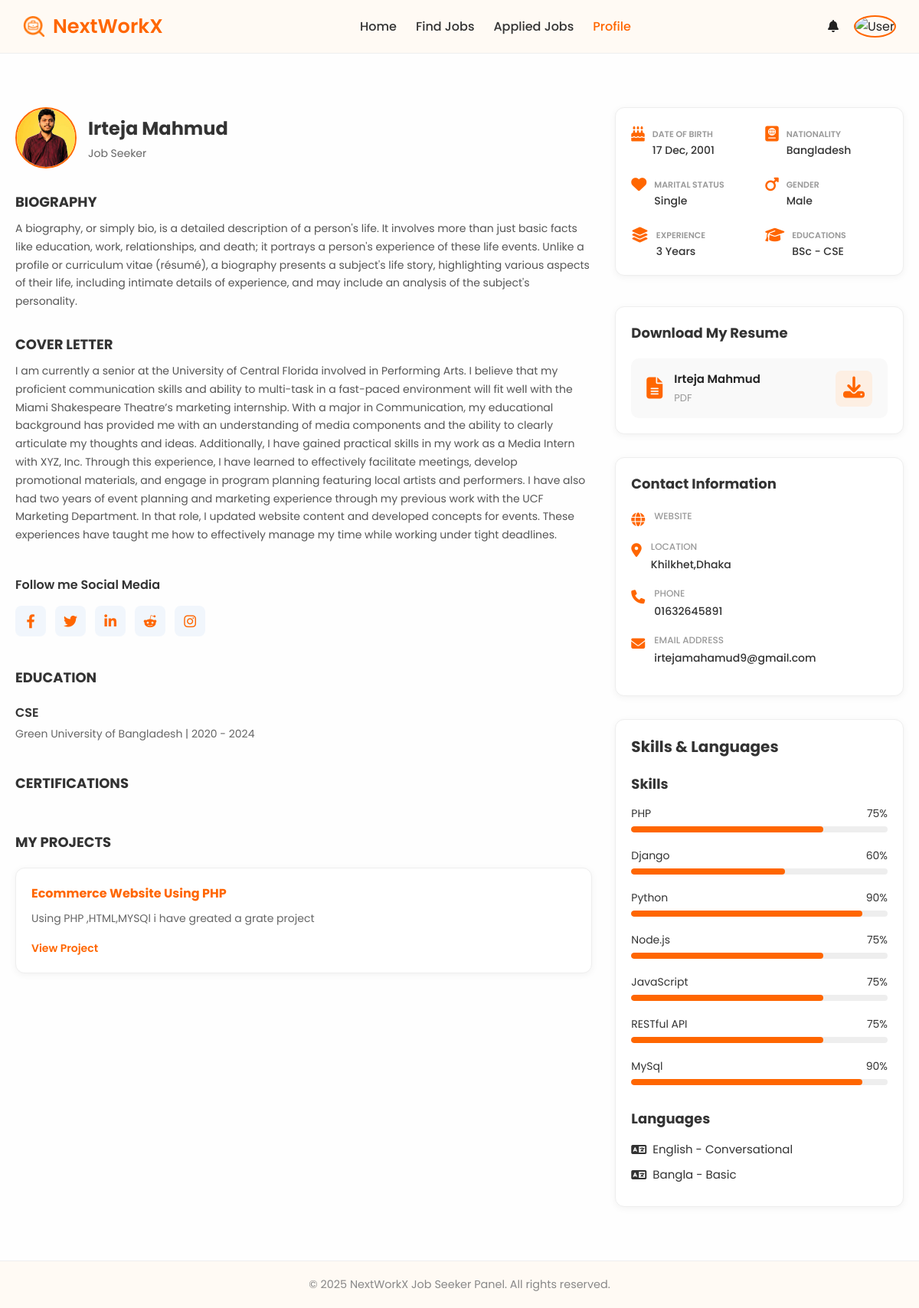
Page /user/job_seeker_profile.php (signed in) on the committed database.
### tables this page shows
CREATE TABLE `job_seekers` (
  `id` int(11) NOT NULL,
  `job_seeker_id` int(11) DEFAULT NULL,
  `fullname` varchar(100) NOT NULL,
  `email` varchar(100) NOT NULL,
  `password` text NOT NULL,
  `mobile` varchar(20) DEFAULT NULL,
  `date_of_birth` date DEFAULT NULL,
  `gender` enum('Male','Female','Other') DEFAULT NULL,
  `address` text DEFAULT NULL,
  `profile_image` varchar(255) DEFAULT NULL,
  `resume_file` varchar(255) DEFAULT NULL,
  `created_at` timestamp NOT NULL DEFAULT current_timestamp()
);

CREATE TABLE `job_seeker_profiles` (
  `id` int(11) NOT NULL,
  `job_seeker_id` int(11) NOT NULL,
  `biography` text DEFAULT NULL,
  `cover_letter` text DEFAULT NULL,
  `facebook_link` varchar(255) DEFAULT NULL,
  `twitter_link` varchar(255) DEFAULT NULL,
  `linkedin_link` varchar(255) DEFAULT NULL,
  `reddit_link` varchar(255) DEFAULT NULL,
  `instagram_link` varchar(255) DEFAULT NULL,
  `youtube_link` varchar(255) DEFAULT NULL,
  `created_at` timestamp NOT NULL DEFAULT current_timestamp(),
  `marital_status` varchar(50) DEFAULT 'Single',
  `secondary_phone` varchar(20) DEFAULT NULL,
  `website` varchar(255) DEFAULT NULL
);

CREATE TABLE `education` (
  `id` int(11) NOT NULL,
  `job_seeker_id` int(11) NOT NULL,
  `level_id` int(11) DEFAULT NULL,
  `institution_name` varchar(255) DEFAULT NULL,
  `degree_title` varchar(255) DEFAULT NULL,
  `start_year` year(4) DEFAULT NULL,
  `end_year` year(4) DEFAULT NULL,
  `grade` varchar(50) DEFAULT NULL
);

CREATE TABLE `projects` (
  `id` int(11) NOT NULL,
  `job_seeker_id` int(11) NOT NULL,
  `title` varchar(255) DEFAULT NULL,
  `description` text DEFAULT NULL,
  `project_link` varchar(255) DEFAULT NULL
);

CREATE TABLE `education_levels` (
  `id` int(11) NOT NULL,
  `level_name` varchar(100) NOT NULL
);

CREATE TABLE `users` (
  `id` int(11) NOT NULL,
  `fullname` varchar(100) NOT NULL,
  `email` varchar(100) NOT NULL,
  `password` text NOT NULL,
  `mobile` varchar(20) NOT NULL,
  `role` enum('job_seeker','recruiter') NOT NULL,
  `created_at` timestamp NOT NULL DEFAULT current_timestamp(),
  `last_login` datetime DEFAULT NULL
);

CREATE TABLE `job_seeker_skills` (
  `id` int(11) NOT NULL,
  `job_seeker_id` int(11) NOT NULL,
  `skill_id` int(11) NOT NULL,
  `proficiency` enum('Beginner','Intermediate','Advanced') DEFAULT 'Intermediate'
);

CREATE TABLE `skill_master` (
  `id` int(11) NOT NULL,
  `name` varchar(100) NOT NULL
);

CREATE TABLE `languages` (
  `id` int(11) NOT NULL,
  `job_seeker_id` int(11) NOT NULL,
  `language_name` varchar(100) DEFAULT NULL,
  `proficiency` enum('Basic','Conversational','Fluent','Native') DEFAULT 'Conversational'
);

### user/job_seeker_profile.php (the view, shortened to what this page needs)
<?php
include('../includes/db.php');
include('../includes/header_jobseeker.php');
$job_seeker_id = $_SESSION['user_id'];
$stmt = $conn->prepare("
    SELECT js.*, jsp.*, u.email
    FROM job_seekers js
    LEFT JOIN job_seeker_profiles jsp ON js.job_seeker_id = jsp.job_seeker_id
    LEFT JOIN users u ON js.job_seeker_id = u.id
    WHERE js.job_seeker_id = ?
");
$stmt->execute([$job_seeker_id]);
$user = $stmt->fetch(PDO::FETCH_ASSOC);
$eduStmt = $conn->prepare("SELECT * FROM education WHERE job_seeker_id = ? ORDER BY start_year DESC");
$eduStmt->execute([$job_seeker_id]);
$educations = $eduStmt->fetchAll(PDO::FETCH_ASSOC);
$projStmt = $conn->prepare("SELECT * FROM projects WHERE job_seeker_id = ?");
$projStmt->execute([$job_seeker_id]);
$projects = $projStmt->fetchAll(PDO::FETCH_ASSOC);
$skillStmt = $conn->prepare("
    SELECT sm.name, jss.proficiency
    FROM job_seeker_skills jss
    JOIN skill_master sm ON jss.skill_id = sm.id
    WHERE jss.job_seeker_id = ?
");
$skillStmt->execute([$job_seeker_id]);
$skills = $skillStmt->fetchAll(PDO::FETCH_ASSOC);
$langStmt = $conn->prepare("SELECT * FROM languages WHERE job_seeker_id = ?");
$langStmt->execute([$job_seeker_id]);
$languages = $langStmt->fetchAll(PDO::FETCH_ASSOC);
?>
<link rel="stylesheet" href="../assets/css/job_seeker_info.css">
<div class="profile-page">
  <div class="profile-left">
    <div class="profile-header">
      <div class="profile-user">
        <img src="../uploads/profile/<?= htmlspecialchars($user['profile_image'] ?? 'default.png') ?>" alt="Profile Picture">
        <div class="profile-user-info">
          <h2><?= htmlspecialchars($user['fullname']) ?></h2>
          <p><?= htmlspecialchars($user['job_title'] ?? 'Job Seeker') ?></p>
        </div>
      </div>
    </div>
    <div class="profile-section">
      <h3>BIOGRAPHY</h3>
      <p><?= nl2br(htmlspecialchars($user['biography'] ?? 'Not provided.')) ?></p>
    </div>
    <div class="profile-section">
      <h3>COVER LETTER</h3>
      <p><?= nl2br(htmlspecialchars($user['cover_letter'] ?? 'Not provided.')) ?></p>
    </div>
    <div class="social-media-section">
      <h4>Follow me Social Media</h4>
      <div class="social-icons">
        <?php if (!empty($user['facebook_link'])): ?>
          <a href="<?= htmlspecialchars($user['facebook_link']) ?>"><i class="fab fa-facebook-f"></i></a>
        <?php endif; ?>
        <?php if (!empty($user['twitter_link'])): ?>
          <a href="<?= htmlspecialchars($user['twitter_link']) ?>"><i class="fab fa-twitter"></i></a>
        <?php endif; ?>
        <?php if (!empty($user['linkedin_link'])): ?>
          <a href="<?= htmlspecialchars($user['linkedin_link']) ?>"><i class="fab fa-linkedin-in"></i></a>
        <?php endif; ?>
        <?php if (!empty($user['reddit_link'])): ?>
          <a href="<?= htmlspecialchars($user['reddit_link']) ?>"><i class="fab fa-reddit-alien"></i></a>
        <?php endif; ?>
        <?php if (!empty($user['instagram_link'])): ?>
          <a href="<?= htmlspecialchars($user['instagram_link']) ?>"><i class="fab fa-instagram"></i></a>
        <?php endif; ?>
      </div>
    </div>
    <div class="education-section">
      <h3>EDUCATION</h3>
      <?php foreach ($educations as $edu): ?>
      <div class="education-item">
        <h4><?= htmlspecialchars($edu['degree_title']) ?></h4>
        <p><?= htmlspecialchars($edu['institution_name']) ?> | <?= $edu['start_year'] ?> - <?= $edu['end_year'] ?></p>
      </div>
      <?php endforeach; ?>
    </div>
    <div class="certifications-section">
      <h3>CERTIFICATIONS</h3>
    </div>
    <div class="projects-section">
      <h3>MY PROJECTS</h3>
      <div class="projects-grid">
        <?php foreach ($projects as $proj): ?>
        <div class="project-card">
          <h4><?= htmlspecialchars($proj['title']) ?></h4>
          <p><?= htmlspecialchars($proj['description']) ?></p>
          <a href="<?= htmlspecialchars($proj['project_link']) ?>" target="_blank">View Project</a>
        </div>
        <?php endforeach; ?>
      </div>
    </div>
  </div>
  <div class="profile-right">
  <?php
$expStmt = $conn->prepare("SELECT start_date, end_date FROM experience WHERE job_seeker_id = ?");
$expStmt->execute([$job_seeker_id]);
$experienceRecords = $expStmt->fetchAll(PDO::FETCH_ASSOC);
$totalMonths = 0;
foreach ($experienceRecords as $exp) {
    $start = new DateTime($exp['start_date']);
    $end = (!empty($exp['end_date'])) ? new DateTime($exp['end_date']) : new DateTime();
    $interval = $start->diff($end);
    $totalMonths += ($interval->y * 12) + $interval->m;
}
$totalYears = floor($totalMonths / 12);
$degreeStmt = $conn->prepare("
    SELECT e.degree_title, el.level_name
    FROM education e
    LEFT JOIN education_levels el ON e.level_id = el.id
    WHERE e.job_seeker_id = ?
    ORDER BY el.id DESC LIMIT 1
");
$degreeStmt->execute([$job_seeker_id]);
$highestDegree = $degreeStmt->fetch(PDO::FETCH_ASSOC);
?>
<div class="profile-info-card">
  <div class="profile-info-grid">
    <div class="info-item">
      <i class="fas fa-birthday-cake"></i>
      <div>
        <span class="label">Date of Birth</span>
        <p><?= htmlspecialchars(date('d M, Y', strtotime($user['date_of_birth']))) ?></p>
      </div>
    </div>
    <div class="info-item">
      <i class="fas fa-passport"></i>
      <div>
        <span class="label">Nationality</span>
        <p>Bangladesh</p>
      </div>
    </div>
    <div class="info-item">
      <i class="fas fa-heart"></i>
      <div>
        <span class="label">Marital Status</span>
        <p><?= htmlspecialchars($user['marital_status'] ?? 'Single') ?></p>
      </div>
    </div>
    <div class="info-item">
      <i class="fas fa-mars"></i>
      <div>
        <span class="label">Gender</span>
        <p><?= htmlspecialchars($user['gender']) ?></p>
      </div>
    </div>
    <div class="info-item">
      <i class="fas fa-layer-group"></i>
      <div>
        <span class="label">Experience</span>
        <p><?= $totalYears ?> Years</p>
      </div>
    </div>
    <div class="info-item">
      <i class="fas fa-graduation-cap"></i>
      <div>
  <span class="label">Educations</span>
  <p>
    <?= htmlspecialchars($highestDegree['level_name'] ?? 'Unknown Level') ?> -
    <?= htmlspecialchars($highestDegree['degree_title'] ?? 'N/A') ?>
  </p>
</div>
    </div>
  </div>
</div>
    <div class="resume-download-card">
      <h3>Download My Resume</h3>
      <div class="resume-content">
        <i class="fas fa-file-alt"></i>
        <div class="resume-details">
          <p><?= htmlspecialchars($user['fullname']) ?></p>
          <span>PDF</span>
        </div>
        <?php if (!empty($user['resume_file'])): ?>
          <a href="../uploads/resume/<?= htmlspecialchars($user['resume_file']) ?>" class="download-btn" download><i class="fas fa-download"></i></a>
        <?php endif; ?>
      </div>
    </div>
    <div class="contact-card">
      <h3>Contact Information</h3>
      <div class="contact-item">
        <i class="fas fa-globe"></i>
        <div class="contact-text">
          <span class="label">WEBSITE</span>
        </div>
      </div>
      <div class="contact-item">
        <i class="fas fa-map-marker-alt"></i>
        <div class="contact-text">
          <span class="label">LOCATION</span>
          <p><?= htmlspecialchars($user['address'] ?? 'N/A') ?></p>
        </div>
      </div>
      <div class="contact-item">
        <i class="fas fa-phone"></i>
        <div class="contact-text">
          <span class="label">PHONE</span>
          <p><?= htmlspecialchars($user['mobile']) ?></p>
        </div>
      </div>
      <div class="contact-item">
        <i class="fas fa-envelope"></i>
        <div class="contact-text">
          <span class="label">EMAIL ADDRESS</span>
          <p><?= htmlspecialchars($user['email']) ?></p>
        </div>
      </div>
    </div>
    <div class="skills-languages-card">
      <h3>Skills & Languages</h3>
      <div class="skills-section">
        <h4>Skills</h4>
        <?php foreach ($skills as $skill): ?>
          <div class="skill-item">
            <div class="skill-header">
              <span><?= htmlspecialchars($skill['name']) ?></span>
              <span>
                <?php
                echo match ($skill['proficiency']) {
                    'Beginner' => '60%',
                    'Intermediate' => '75%',
                    'Advanced' => '90%',
                    default => '70%',
                };
                ?>
              </span>
            </div>
            <div class="skill-bar">
              <div class="skill-fill" style="width:
                <?php
                echo match ($skill['proficiency']) {
                    'Beginner' => '60%',
                    'Intermediate' => '75%',
                    'Advanced' => '90%',
                    default => '70%',
                };
                ?>
              "></div>
            </div>
          </div>
        <?php endforeach; ?>
      </div>
      <div class="languages-section">
        <h4>Languages</h4>
        <ul>
          <?php foreach ($languages as $lang): ?>
            <li><i class="fas fa-language"></i> <?= htmlspecialchars($lang['language_name']) ?> - <?= htmlspecialchars($lang['proficiency']) ?></li>
          <?php endforeach; ?>
        </ul>
      </div>
    </div>
  </div>
</div>
<?php include("../includes/footer_jobseeker.php"); ?>

### assets/css/jobseeker_style.css (style rules this page uses)
* * { margin: 0; padding: 0; font-family: 'Poppins', sans-serif; }
body { font-family: 'Poppins', sans-serif; margin: 0; background: #fefefe; color: #222; }

### rows in the picture
job_seekers: profile_image (picture), fullname "Irteja Mahmud", job_seeker_profiles.biography "A biography, or simply bio, is a detailed description of a person's life. It involves more than just basic facts like education, work, relationships, and death; it portrays a person's experience of these life events. Unlike a profile or curriculum vitae (résumé), a biography presents a subject's life story, highlighting various aspects of their life, including intimate details of experience, and may include an analysis of the subject's personality.", job_seeker_profiles.cover_letter "I am currently a senior at the University of Central Florida involved in Performing Arts. I believe that my proficient communication skills and ability to multi-task in a fast-paced environment will fit well with the Miami Shakespeare Theatre’s marketing internship. With a major in Communication, my educational background has provided me with an understanding of media components and the ability to clearly articulate my thoughts and ideas. Additionally, I have gained practical skills in my work as a Media Intern with XYZ, Inc. Through this experience, I have learned to effectively facilitate meetings, develop promotional materials, and engage in program planning featuring local artists and…", date_of_birth "17 Dec, 2001", job_seeker_profiles.marital_status "Single", gender "Male", address "Khilkhet,Dhaka", mobile "01632645891", job_seeker.email "irtejamahamud9@gmail.com"
education: degree_title "CSE", institution_name "Green University of Bangladesh", start_year "2020", end_year "2024", level.level_name "BSc"
projects: title "Ecommerce Website Using PHP", description "Using PHP ,HTML,MYSQl i have greated a grate project"
job_seeker_skills: skill.name "PHP", proficiency "75%"
job_seeker_skills: skill.name "Django", proficiency "60%"
job_seeker_skills: skill.name "Python", proficiency "90%"
job_seeker_skills: skill.name "Node.js", proficiency "75%"
job_seeker_skills: skill.name "JavaScript", proficiency "75%"
job_seeker_skills: skill.name "RESTful API", proficiency "75%"
job_seeker_skills: skill.name "MySql", proficiency "90%"
languages: language_name "English", proficiency "Conversational"
languages: language_name "Bangla", proficiency "Basic"

### other values in the picture
$user['job_title'] "Job Seeker"
$totalYears "3"
